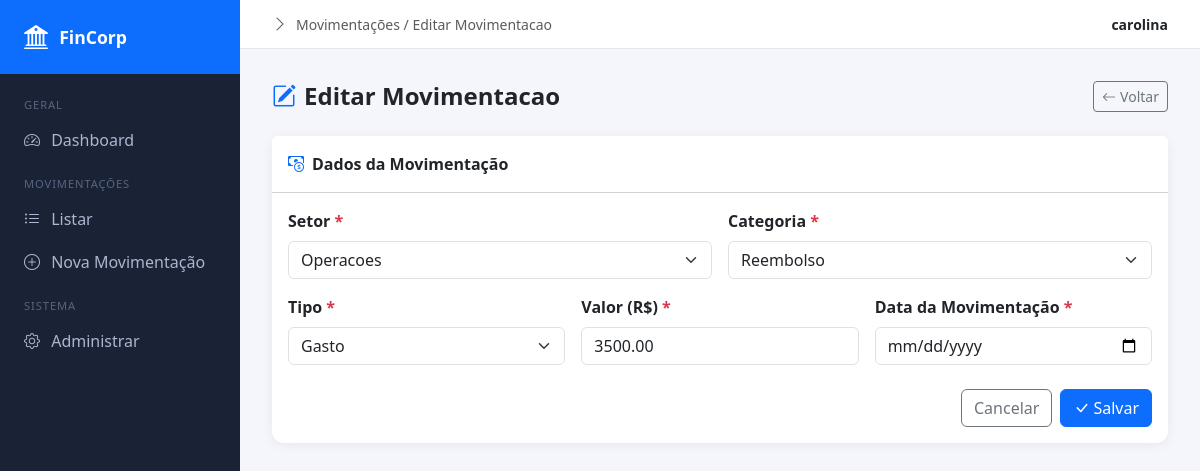
/recebimentos/2/editar/ (signed in), run on the app's committed database.
### recebimentos/models.py (models this page shows, shortened)
class Movimentacao(models.Model):
    TIPO_CHOICES = [
        ("Recebimento", "Recebimento"),
        ("Gasto", "Gasto"),
    ]
    setor = models.ForeignKey(Setor, on_delete=models.PROTECT)
    usuario = models.ForeignKey(User, on_delete=models.PROTECT)
    categoria = models.ForeignKey(Categoria, on_delete=models.PROTECT)
    tipo = models.CharField(max_length=100, choices=TIPO_CHOICES)
    valor = models.DecimalField(max_digits=10, decimal_places=2)
    data_movimentacao = models.DateField()
    class Meta:
        ordering = ["-data_movimentacao"]

### recebimentos/views.py (the view)
# urls.py: path("<int:pk>/editar/", views.editar, name="editar"),
@login_required
def editar(request, pk):
    mov = get_object_or_404(Movimentacao, pk=pk)
    if request.method == "POST":
        form = MovimentacaoForm(request.POST, instance=mov)
        if form.is_valid():
            mov = form.save()
            _log(request.user, ACAO_EDITAR, f"{mov.tipo} ID {mov.pk} editado")
            messages.success(request, "Movimentacao atualizada!")
            return redirect("recebimentos:detalhe", pk=mov.pk)
    else:
        form = MovimentacaoForm(instance=mov)
    return render(request, "recebimentos/form.html", {"form": form, "titulo": "Editar Movimentacao", "action": "Salvar", "mov": mov})

### recebimentos/forms.py (shortened to what this page needs)
class MovimentacaoForm(forms.ModelForm):
    class Meta:
        model = Movimentacao
        exclude = ["usuario"]
        widgets = {
            "setor": forms.Select(attrs={"class": "form-select"}),
            "categoria": forms.Select(attrs={"class": "form-select"}),
            "tipo": forms.Select(attrs={"class": "form-select"}),
            "valor": forms.NumberInput(attrs={"class": "form-control", "step": "0.01", "min": "0.01"}),
            "data_movimentacao": forms.DateInput(attrs={"type": "date", "class": "form-control"}),
        }

### recebimentos/models.py (called while the page is built)
    def __str__(self):
        return self.nome

    def __str__(self):
        return self.nome

### templates/recebimentos/form.html (shortened to what this page needs)
{% extends "base.html" %}
{% block breadcrumb %}Movimentações / {{ titulo }}{% endblock %}
{% block content %}
<div class="d-flex align-items-center justify-content-between mb-4">
  <h4 class="fw-bold mb-0"><i class="bi bi-pencil-square me-2 text-primary"></i>{{ titulo }}</h4>
  <a href="{% url 'recebimentos:listar' %}" class="btn btn-outline-secondary btn-sm"><i class="bi bi-arrow-left me-1"></i>Voltar</a>
</div>
<form method="post" novalidate>
  <div class="card">
    <div class="card-header bg-white fw-semibold py-3"><i class="bi bi-cash-coin me-2 text-primary"></i>Dados da Movimentação</div>
    <div class="card-body row g-3">
      <div class="col-md-6">
        <label class="form-label fw-semibold">Setor <span class="text-danger">*</span></label>
        {{ form.setor }}
      </div>
      <div class="col-md-6">
        <label class="form-label fw-semibold">Categoria <span class="text-danger">*</span></label>
        {{ form.categoria }}
      </div>
      <div class="col-md-4">
        <label class="form-label fw-semibold">Tipo <span class="text-danger">*</span></label>
        {{ form.tipo }}
      </div>
      <div class="col-md-4">
        <label class="form-label fw-semibold">Valor (R$) <span class="text-danger">*</span></label>
        {{ form.valor }}
      </div>
      <div class="col-md-4">
        <label class="form-label fw-semibold">Data da Movimentação <span class="text-danger">*</span></label>
        {{ form.data_movimentacao }}
      </div>
      <div class="col-12 d-flex gap-2 justify-content-end pt-2">
        <a href="{% url 'recebimentos:listar' %}" class="btn btn-outline-secondary">Cancelar</a>
        <button type="submit" class="btn btn-primary"><i class="bi bi-check-lg me-1"></i>{{ action }}</button>
      </div>
    </div>
  </div>
</form>
{% endblock %}

### templates/base.html (shortened to what this page needs)
<!DOCTYPE html>
<html lang="pt-BR">
<head>
  <link href="https://cdn.jsdelivr.net/npm/bootstrap@5.3.0/dist/css/bootstrap.min.css" rel="stylesheet">
  <link href="https://cdn.jsdelivr.net/npm/bootstrap-icons@1.11.3/font/bootstrap-icons.css" rel="stylesheet">
</head>
<body>
<aside class="sidebar">
  <div class="sidebar-brand"><i class="bi bi-bank2"></i> FinCorp</div>
  <nav class="mt-2">
    <div class="nav-section">Geral</div>
    <a href="{% url 'recebimentos:dashboard' %}" class="nav-link {% if request.resolver_match.url_name == 'dashboard' %}active{% endif %}">
      <i class="bi bi-speedometer2"></i> Dashboard
    </a>
    <div class="nav-section">Movimentações</div>
    <a href="{% url 'recebimentos:listar' %}" class="nav-link {% if 'listar' in request.resolver_match.url_name %}active{% endif %}">
      <i class="bi bi-list-ul"></i> Listar
    </a>
    <a href="{% url 'recebimentos:criar' %}" class="nav-link {% if request.resolver_match.url_name == 'criar' %}active{% endif %}">
      <i class="bi bi-plus-circle"></i> Nova Movimentação
    </a>
    <div class="nav-section">Sistema</div>
    <a href="/admin/" class="nav-link"><i class="bi bi-gear"></i> Administrar</a>
  </nav>
</aside>
<div class="topbar">
  <div class="d-flex align-items-center gap-2">
    <i class="bi bi-chevron-right text-muted"></i>
    <span class="text-muted small">{% block breadcrumb %}Dashboard{% endblock %}</span>
  </div>
  <span class="fw-semibold small">{{ request.user.get_full_name|default:request.user.username }}</span>
</div>
<main class="main">
  {% block content %}{% endblock %}
</main>
</body>
</html>

### templates/base.html (style rules this page uses)
:root { --sidebar-w: 240px; --brand: #0d6efd; }
body { background: #f4f6fb; font-family: 'Segoe UI', sans-serif; }
.sidebar { width: var(--sidebar-w); min-height: 100vh; background: #1a2236; position: fixed; top:0; left:0; z-index:100; }
.sidebar-brand { background: var(--brand); padding: 1.2rem 1.5rem; display:flex; align-items:center; gap:.7rem; color:#fff; font-weight:700; font-size:1.1rem; }
.sidebar-brand i { font-size:1.5rem; }
.sidebar .nav-link { color: #adb5d0; padding: .6rem 1.5rem; display:flex; align-items:center; gap:.7rem; transition:.2s; }
.sidebar .nav-section { font-size:.7rem; text-transform:uppercase; letter-spacing:.08em; color:#5a6480; padding:.9rem 1.5rem .3rem; }
.main { margin-left: var(--sidebar-w); padding: 2rem; min-height:100vh; }
.topbar { background:#fff; border-bottom:1px solid #e3e8f0; padding:.75rem 2rem; margin-left:var(--sidebar-w); position:sticky; top:0; z-index:99; display:flex; align-items:center; justify-content:space-between; }
.card { border:none; border-radius:12px; box-shadow:0 2px 12px rgba(0,0,0,.06); }

### data on the page
Movimentacao: setor "Operacoes", categoria "Reembolso", tipo "Gasto", valor "3500.00"

### other printed values
{{ titulo }} "Editar Movimentacao"
{{ request.user.get_full_name|default:request.user.username }} "carolina"
{{ action }} "Salvar"
